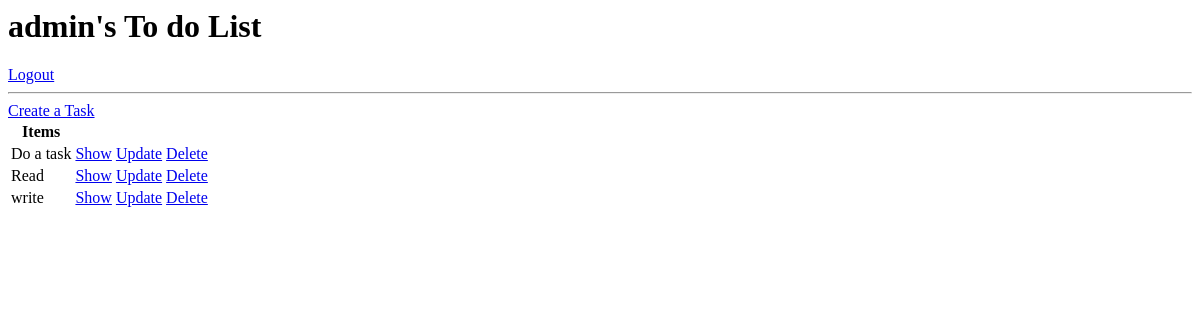
Page /task/ (signed in) on the earlier database version.
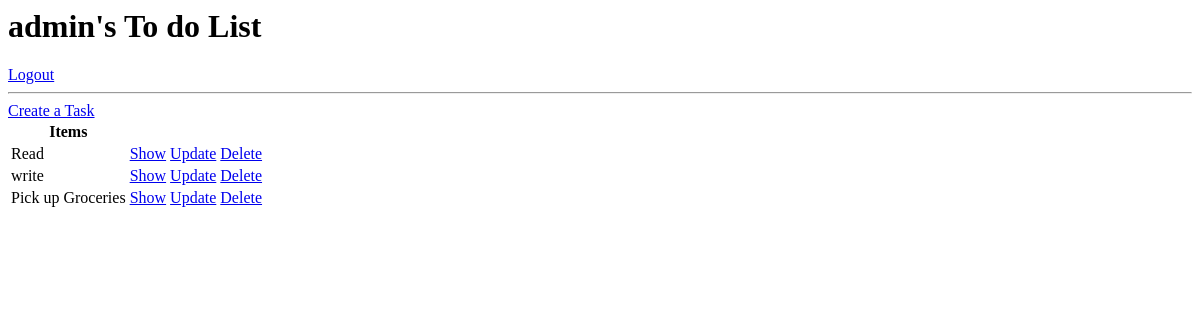
Same page on the later database version.
### main/models.py (models this page shows, shortened)
class TodoTask(models.Model):
    user = models.ForeignKey(User, on_delete=models.CASCADE,null = True, blank = True)
    title = models.CharField(max_length = 200,null = True,blank=True)
    description = models.TextField(null=True,blank=True)
    taskComplete = models.BooleanField(default=False)
    created = models.DateTimeField(auto_now_add=True)
    class Meta:
        ordering = ['taskComplete']

### main/views.py (the view)
class TodoList(LoginRequiredMixin,ListView):
    model = TodoTask
    context_object_name = 'TodoList'
    def get_context_data(self,**kwargs):
        context = super().get_context_data(**kwargs)
        context['TodoList'] = context['TodoList'].filter(user = self.request.user)
        return context

### main/templates/main/todotask_list.html
{% if request.user.is_authenticated %}
<h1>{{request.user}}'s To do List</h1>
<a href="{% url 'logout' %}">Logout</a>
{% endif %}
<hr>
<a href="{% url 'createTask' %}">Create a Task</a>
<table>
    <tr>
        <th>Items</th>
    </tr>
    {% for task in TodoList %}
    <tr>
        <td>{{task.title}}</td>
        <td><a href="{% url 'detail' task.id %}">Show</a></td>
        <td><a href="{% url 'updateTask' task.id %}">Update</a></td>
        <td><a href="{% url 'deleteTask' task.id %}">Delete</a></td>
    </tr>
    {% empty %}
        <h3>No to do list items</h3>
    {% endfor%}
</table>

Differences in the rows shown:
removed TodoTask: title "Do a task"
added TodoTask: title "Pick up Groceries"
